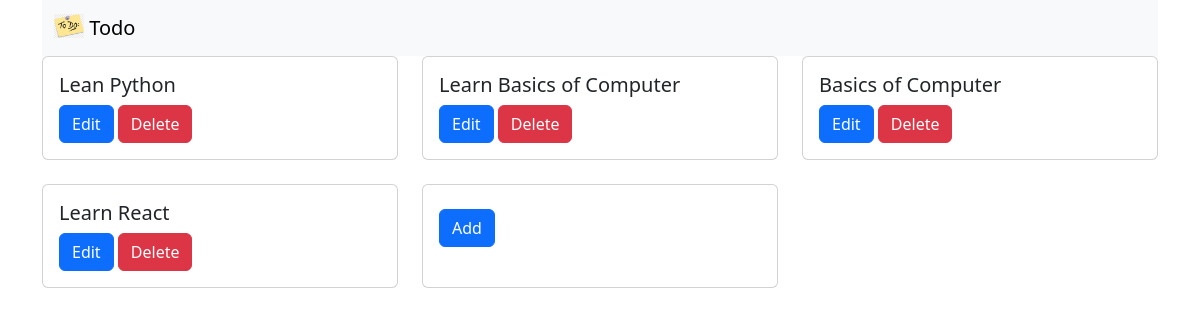
The page / on the database its author committed.
### todo_app/models.py (models this page shows, shortened)
class Todo(models.Model):
    title = models.CharField(max_length=200)

### todo_app/views.py (the view)
# urls.py: path("", views.todo_list, name="todo-list"),
def todo_list(request):
    todos = Todo.objects.all()   #QuerySet/ ORM  => SQL
    return render (
        request,
        "bootstrap/todo_list.html",
        {"todos":todos},
    )

### templates/bootstrap/todo_list.html (shortened to what this page needs)
{% extends "bootstrap/base.html" %}
{% block content %}
<div class="row row-cols-1 row-cols-md-3 g-4">
            {% for todo in todos %}
        <div class="col">
            <div class="card h-100">
            <div class="card-body">
                <h5 class="card-title">{{todo.title}}</h5>
                <a href="{% url 'todo-update' todo.id%}" class="btn btn-primary">Edit</a>
                <a href="{% url 'todo-delete' todo.id%}" class="btn btn-danger">Delete</a>
              </div>
            </div>
        </div>
        {% endfor %}
        <div class="col">
            <div class="card h-100">
            <div class="card-body">
                <a href="{% url 'todo-create' %}" class="btn btn-primary">Add</a>
              </div>
            </div>
        </div>
        </div>
{% endblock content %}

### rows shown on the page
Todo: title "Lean Python"
Todo: title "Learn Basics of Computer"
Todo: title "Basics of Computer"
Todo: title "Learn React"
